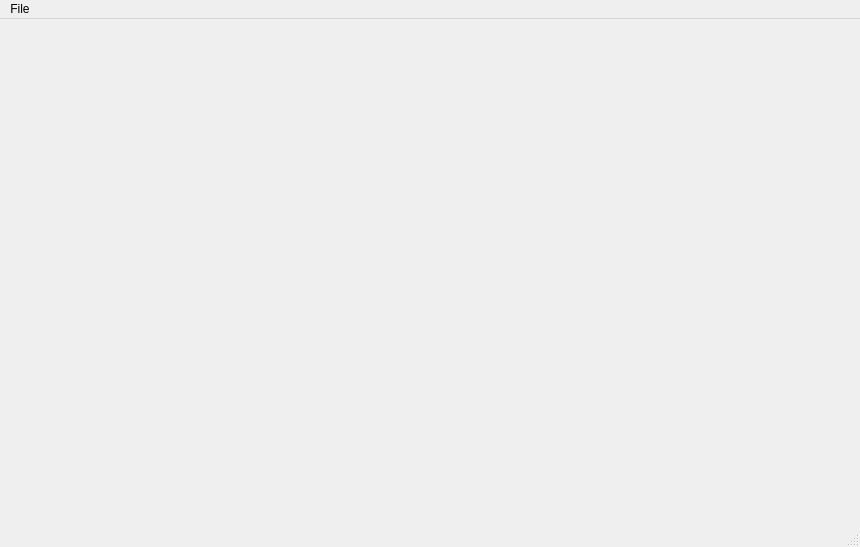
<?xml version="1.0" encoding="UTF-8"?>
<ui version="4.0">
 <class>MainWindow</class>
 <widget class="QMainWindow" name="MainWindow">
  <property name="geometry">
   <rect>
    <x>0</x>
    <y>0</y>
    <width>860</width>
    <height>547</height>
   </rect>
  </property>
  <property name="windowTitle">
   <string>MainWindow</string>
  </property>
  <widget class="QWidget" name="centralwidget"/>
  <widget class="QMenuBar" name="menubar">
   <property name="geometry">
    <rect>
     <x>0</x>
     <y>0</y>
     <width>860</width>
     <height>26</height>
    </rect>
   </property>
   <widget class="QMenu" name="menuFile">
    <property name="title">
     <string>File</string>
    </property>
    <addaction name="separator"/>
    <addaction name="separator"/>
    <addaction name="actionOpen"/>
    <addaction name="actionSave_As"/>
   </widget>
   <addaction name="menuFile"/>
  </widget>
  <widget class="QStatusBar" name="statusbar"/>
  <action name="actionSave_As">
   <property name="text">
    <string>Save As..</string>
   </property>
  </action>
  <action name="actionOpen">
   <property name="text">
    <string>Open File...</string>
   </property>
  </action>
 </widget>
 <resources/>
 <connections/>
</ui>
